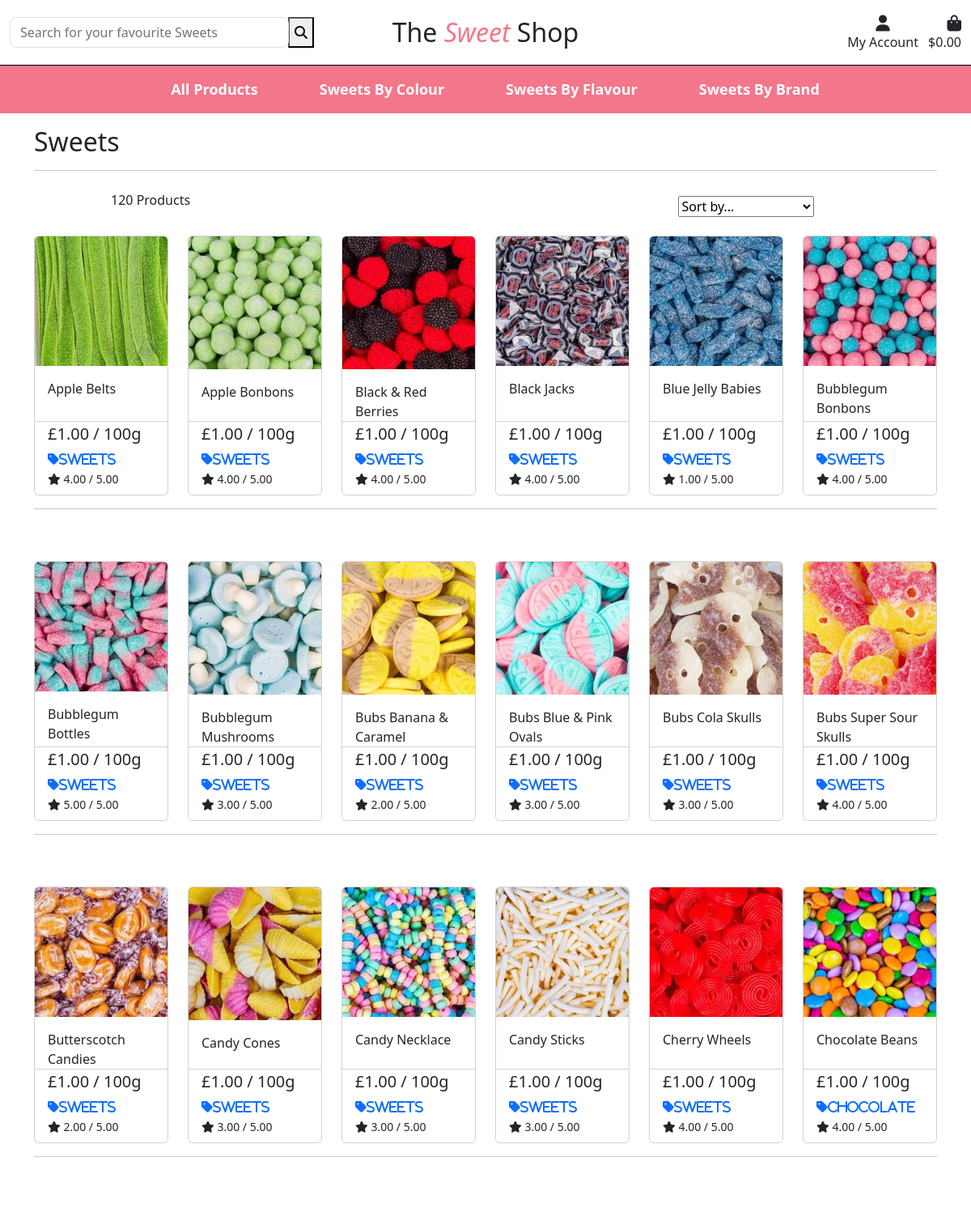
Screenshot of /products/ (upper part) with the database file from the repository.
### products/models.py (models this page shows, shortened)
class Product(models.Model):
    category = models.ForeignKey('Category', null=True, blank=True, on_delete=models.SET_NULL)
    name = models.CharField(max_length=254)
    description = models.TextField(null=True, blank=True)
    price = models.DecimalField(max_digits=6, decimal_places=2)
    color = models.CharField(max_length=254, null=True, blank=True)
    flavour = models.CharField(max_length=254, null=True, blank=True)
    brand = models.CharField(max_length=254, null=True, blank=True)
    vegetarian = models.BooleanField()
    rating = models.DecimalField(max_digits=6, decimal_places=2, null=True, blank=True)
    image = models.ImageField(null=True, blank=True)

class Category(models.Model):
    class Meta:
        verbose_name_plural = 'Categories'
    name = models.CharField(max_length=254)
    friendly_name = models.CharField(max_length=254, null=True, blank=True)

### products/views.py (the view, shortened to what this page needs)
# urls.py: path('', views.all_products, name='products'),
def all_products(request):
    products = Product.objects.all()
    query = None
    categories = None
    sort = None
    direction = None
    current_sorting = f'{sort}_{direction}'
    context = {
        'products': products,
        'search_term': query,
        'current_categories': categories,
        'current_sorting': current_sorting,
    }
    return render(request, 'products/products.html', context)

### products/templates/products/products.html (shortened to what this page needs)
{% extends "base.html" %}
{% load static %}
{% block content %}
<div class="container push-down">
    <div class="row">
        <div class="col mt-3">
            <h2>Sweets</h2>
            <hr>
        </div>
    </div>
    <div class="row mt-1 mb-2">
        <div class="col-10 offset-1">
            <div class="row mt-1 mb-2">
                <div class="col-12 col-md-6 my-auto order-md-last d-flex justifiy-content-center justify-content-md-end">
                    <div class="w-50">
                        <select class="" name="" id="sort-selector">
                            <option value="reset" {% if current_sorting == 'None_None' %}selected{% endif %}>Sort by...</option>
                        </select>
                    </div>
                </div>
                <div class="col-12 col-md-6 order-md-first">
                    <p>
                        {{ products|length }} Products {% if search_term %} found for {{ search_term }}{% endif %}
                    </p>
                </div>
            </div>
        </div>
    </div>
    <div class="row">
        {% for product in products %}
        <div class="col-sm-6 col-md-4 col-lg-3 col-xl-2">
            <div class="card h-100">
                {% if product.image %}
                <a href="{% url 'product_detail' product.id %}">
                    <img class="card-img-top img-fluid" src="{{ product.image.url }}" alt="{{ product.name }}">
                </a>
                {% else %}
                <a href="{% url 'product_detail' product.id %}">
                    <img src="{{ MEDIA }}noimage.png" alt="{{ product.name }}">
                </a>
                {% endif %}
                <div class="card-body pb-0">
                    <div class="mb-0">{{ product.name }}</div>
                </div>
                <div class="card-footer bg-white pt-0">
                    <div class="row">
                        <div class="col">
                            <p class="lead mb-0">£{{ product.price }} / 100g</p>
                            {% if product.category %}
                            <p class="mt-1 mb-0">
                                <a href="{% url 'products' %}?category={{ product.category.name }}">
                                    <i class="fas fa-tag mr-1">{{ product.category.friendly_name }}</i>
                                </a>
                            </p>
                            {% endif %}
                            {% if product.rating %}
                            <small><i class="fas fa-star mr-1"></i> {{ product.rating }} / 5.00</small>
                            {% else %}
                            <small>No Rating</small>
                            {% endif %}
                        </div>
                    </div>
                </div>
            </div>
        </div>
        {% if forloop.counter|divisibleby:6 %}
        <div class="col-12 d-none d-xl-block mb-5">
            <hr>
        </div>
        {% endif %}
        {% endfor %}
    </div>
</div>
{% endblock %}

### static/css/base.css (style rules this page uses)
.push-down { margin-top: 140px; }

### rows the page displays
Product: image (picture), name "Apple Belts", price "1.00", category.friendly_name "Sweets", rating "4.00"
Product: image (picture), name "Apple Bonbons", price "1.00", category.friendly_name "Sweets", rating "4.00"
Product: image (picture), name "Black & Red Berries", price "1.00", category.friendly_name "Sweets", rating "4.00"
Product: image (picture), name "Black Jacks", price "1.00", category.friendly_name "Sweets", rating "4.00"
Product: image (picture), name "Blue Jelly Babies", price "1.00", category.friendly_name "Sweets", rating "1.00"
Product: image (picture), name "Bubblegum Bonbons", price "1.00", category.friendly_name "Sweets", rating "4.00"
Product: image (picture), name "Bubblegum Bottles", price "1.00", category.friendly_name "Sweets", rating "5.00"
Product: image (picture), name "Bubblegum Mushrooms", price "1.00", category.friendly_name "Sweets", rating "3.00"
Product: image (picture), name "Bubs Banana & Caramel", price "1.00", category.friendly_name "Sweets", rating "2.00"
Product: image (picture), name "Bubs Blue & Pink Ovals", price "1.00", category.friendly_name "Sweets", rating "3.00"
Product: image (picture), name "Bubs Cola Skulls", price "1.00", category.friendly_name "Sweets", rating "3.00"
Product: image (picture), name "Bubs Super Sour Skulls", price "1.00", category.friendly_name "Sweets", rating "4.00"
Product: image (picture), name "Butterscotch Candies", price "1.00", category.friendly_name "Sweets", rating "2.00"
Product: image (picture), name "Candy Cones", price "1.00", category.friendly_name "Sweets", rating "3.00"
Product: image (picture), name "Candy Necklace", price "1.00", category.friendly_name "Sweets", rating "3.00"
Product: image (picture), name "Candy Sticks", price "1.00", category.friendly_name "Sweets", rating "3.00"
Product: image (picture), name "Cherry Wheels", price "1.00", category.friendly_name "Sweets", rating "4.00"
Product: image (picture), name "Chocolate Beans", price "1.00", category.friendly_name "Chocolate", rating "4.00"

### other values shown
{{ products|length }} "120"
